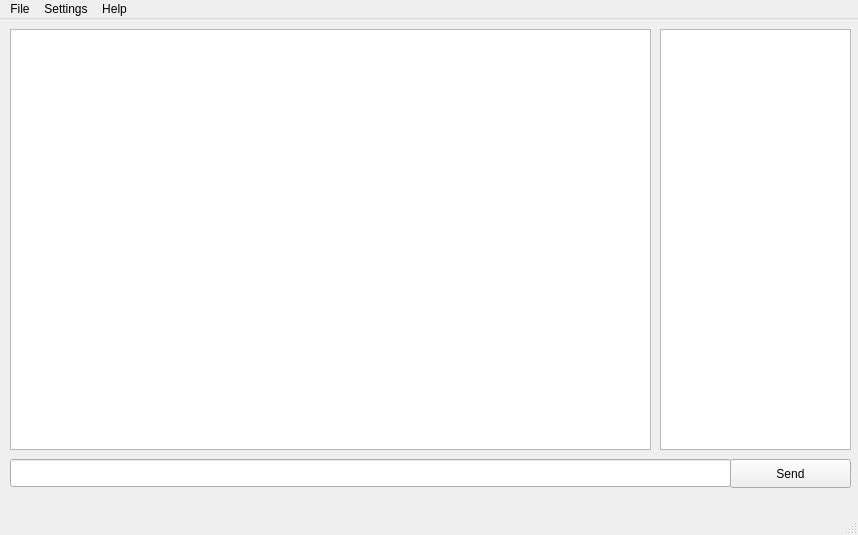
<?xml version="1.0" encoding="UTF-8"?>
<ui version="4.0">
 <class>MainWindow</class>
 <widget class="QMainWindow" name="MainWindow">
  <property name="geometry">
   <rect>
    <x>0</x>
    <y>0</y>
    <width>858</width>
    <height>535</height>
   </rect>
  </property>
  <property name="windowTitle">
   <string>MainWindow</string>
  </property>
  <widget class="QWidget" name="centralwidget">
   <widget class="QLineEdit" name="lineEdit">
    <property name="geometry">
     <rect>
      <x>10</x>
      <y>440</y>
      <width>721</width>
      <height>28</height>
     </rect>
    </property>
   </widget>
   <widget class="QPushButton" name="buttonSend">
    <property name="geometry">
     <rect>
      <x>730</x>
      <y>440</y>
      <width>121</width>
      <height>29</height>
     </rect>
    </property>
    <property name="text">
     <string>Send</string>
    </property>
   </widget>
   <widget class="QTextBrowser" name="textBrowser">
    <property name="geometry">
     <rect>
      <x>10</x>
      <y>10</y>
      <width>641</width>
      <height>421</height>
     </rect>
    </property>
   </widget>
   <widget class="QListWidget" name="listWidget">
    <property name="geometry">
     <rect>
      <x>660</x>
      <y>10</y>
      <width>191</width>
      <height>421</height>
     </rect>
    </property>
   </widget>
  </widget>
  <widget class="QMenuBar" name="menubar">
   <property name="geometry">
    <rect>
     <x>0</x>
     <y>0</y>
     <width>858</width>
     <height>25</height>
    </rect>
   </property>
   <widget class="QMenu" name="menuFile">
    <property name="title">
     <string>File</string>
    </property>
    <addaction name="actionConnect"/>
    <addaction name="actionDisconnect"/>
    <addaction name="actionSave_as_XML_file"/>
    <addaction name="actionExit"/>
   </widget>
   <widget class="QMenu" name="menuSettings">
    <property name="title">
     <string>Settings</string>
    </property>
    <widget class="QMenu" name="menuStatus">
     <property name="title">
      <string>Status</string>
     </property>
     <addaction name="actionAvailable"/>
     <addaction name="actionAway_from_keyboard"/>
     <addaction name="actionDo_not_disturb"/>
    </widget>
    <addaction name="actionServer"/>
    <addaction name="actionUsername"/>
    <addaction name="menuStatus"/>
   </widget>
   <widget class="QMenu" name="menuHelp">
    <property name="title">
     <string>Help</string>
    </property>
    <addaction name="actionAbout"/>
   </widget>
   <addaction name="menuFile"/>
   <addaction name="menuSettings"/>
   <addaction name="menuHelp"/>
  </widget>
  <widget class="QStatusBar" name="statusbar"/>
  <action name="actionConnect">
   <property name="text">
    <string>Connect</string>
   </property>
  </action>
  <action name="actionDisconnect">
   <property name="text">
    <string>Disconnect</string>
   </property>
  </action>
  <action name="actionSave_as_XML_file">
   <property name="text">
    <string>Save as XML-file</string>
   </property>
  </action>
  <action name="actionExit">
   <property name="text">
    <string>Exit</string>
   </property>
  </action>
  <action name="actionServer">
   <property name="text">
    <string>Server</string>
   </property>
  </action>
  <action name="actionUsername">
   <property name="text">
    <string>Username</string>
   </property>
  </action>
  <action name="actionAbout">
   <property name="text">
    <string>About</string>
   </property>
  </action>
  <action name="actionAvailable">
   <property name="text">
    <string>Available</string>
   </property>
  </action>
  <action name="actionAway_from_keyboard">
   <property name="text">
    <string>Away from keyboard</string>
   </property>
  </action>
  <action name="actionDo_not_disturb">
   <property name="text">
    <string>Do not disturb</string>
   </property>
  </action>
 </widget>
 <resources/>
 <connections/>
</ui>
